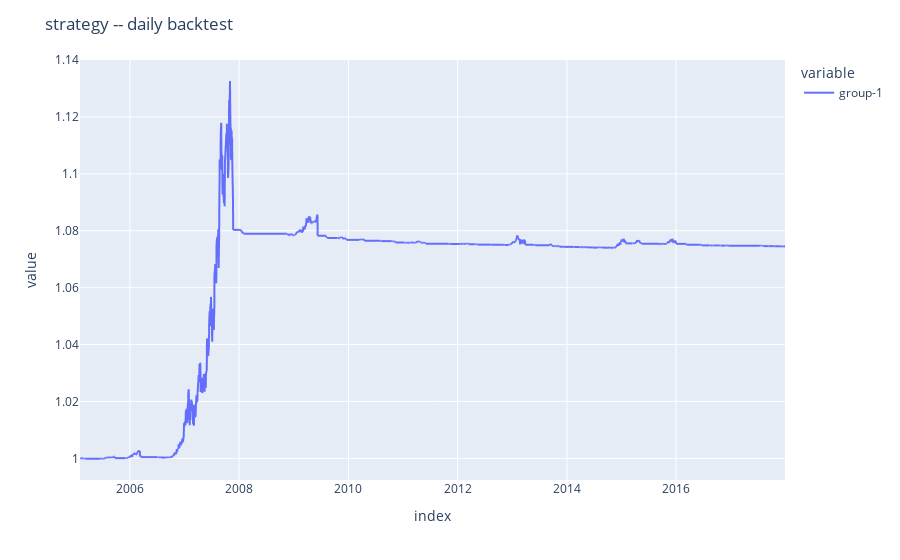
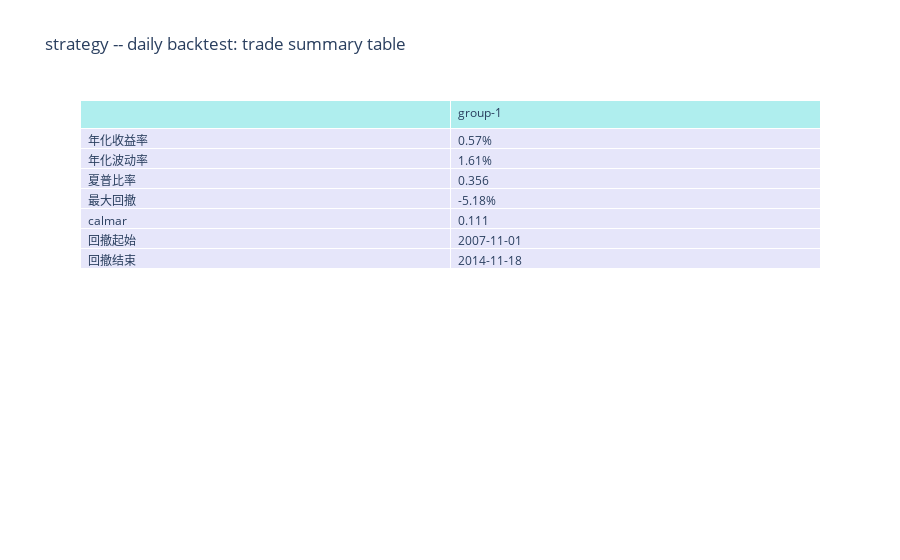

Here is the notebook cell these charts were saved with, in order:
### Markdown cell above
## 测试海龟

### Code cell
from billions.data_loader import *
from billions.back_trader import *

class turtle(trader):
    def __init__(self, data, total_amount=1000000, peride='D'):
        super().__init__(data, total_amount=total_amount, peride=peride)
        self.codes = np.unique(np.array(list(data.index))[:, 1])

        self.data = data

    def trade(self, date, prices):
        for code in self.codes:
            today = self.dict_data[(date, code)]

            if today['close'] > today['up']:
                self.profolio.buy(code, 100, prices[code])

            if today['close'] < today['down']:
                if code in self.profolio.profolio.keys():
                    self.profolio.sell(code, self.profolio.profolio[code]['amount'], prices[code])
                # self.profolio.sell(code, today.close*100)


data = load_price('data/600000.csv')
data['up'] = data['high'].shift().rolling(20).apply(np.max, raw=False)
data['down'] = data['low'].shift().rolling(20).apply(np.min, raw=False)
data['pre_close'] = data['close'].shift()
data = data[20:]

t = turtle(data)
t.run()
t.summary()

### Figure 1 — Plotly figure (JSON) as saved in the notebook; plotly's stock layout.template omitted (floating-point values rounded to 4 significant figures; data arrays with more than 128 entries replaced by an {"elided": "..."} marker saying what was removed)
{"data": [{"hovertemplate": "variable=group-1<br>index=%{x}<br>value=%{y}<extra></extra>", "legendgroup": "group-1", "line": {"color": "#636efa", "dash": "solid"}, "mode": "lines", "name": "group-1", "showlegend": true, "type": "scattergl", "x": {"elided": "3139 str values"}, "xaxis": "x", "y": {"elided": "3139 float values"}, "yaxis": "y"}], "layout": {"legend": {"title": {"text": "variable"}, "tracegroupgap": 0}, "margin": {"t": 60}, "title": {"text": "strategy -- daily backtest"}, "xaxis": {"anchor": "y", "domain": [0, 1], "title": {"text": "index"}}, "yaxis": {"anchor": "x", "domain": [0, 1], "title": {"text": "value"}}}}

### Figure 2 — Plotly figure (JSON) as saved in the notebook; plotly's stock layout.template omitted (floating-point values rounded to 4 significant figures)
{"data": [{"cells": {"align": "left", "fill": {"color": "lavender"}, "values": [["年化收益率", "年化波动率", "夏普比率", "最大回撤", "calmar", "回撤起始", "回撤结束"], ["0.57%", "1.61%", 0.356, "-5.18%", 0.111, "2007-11-01", "2014-11-18"]]}, "header": {"align": "left", "fill": {"color": "paleturquoise"}, "values": ["", "group-1"]}, "type": "table"}], "layout": {"title": {"text": "strategy -- daily backtest: trade summary table"}}}
